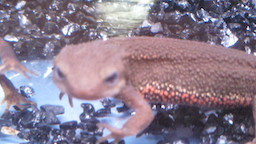
#> input picture imori_1.jpg, 256 x 144 px
$ python answer_99.py   (older library calls are emulated)
#> lines starting #> are read from the running program, lines starting #| are printed output that depends on the picture; after the words box and inside, x2 and y2 are one past the last pixel; in counts of white or black regions, pixels touching at a corner belong together
import cv2
import numpy as np

np.random.seed(0)


class HOG(object):
    '''提取特征'''

    # Grayscale
    def BGR2GRAY(self, img):
        gray = 0.2126 * img[..., 2] + 0.7152 * img[..., 1] + 0.0722 * img[..., 0]
        return gray

    def __init__(self, gray):
        if len(gray.shape) != 2:
            gray = self.BGR2GRAY(gray)
        self.gray = gray

    def get_gradXY(self):
        H, W = self.gray.shape
        gray = np.pad(self.gray, (1, 1), 'edge')

        gx = gray[1:H + 1, 2:] - gray[1:H + 1, :W]
        gy = gray[2:, 1:W + 1] - gray[:H, 1:W + 1]

        gx[gx == 0] = 1e-6

        return gx, gy

    def get_MagGrad(self, gx, gy):
        magnitude = np.sqrt(gx ** 2 + gy ** 2)
        gradient = np.arctan(gy / gx)

        gradient[gradient < 0] = np.pi / 2 + gradient[gradient < 0] + np.pi / 2

        return magnitude, gradient

    def quantization(self, gradient):
        # prepare quantization tablec
        gradient_quantized = np.zeros_like(gradient, dtype=np.int)

        # quantization base
        d = np.pi / 9

        # quantization
        for i in range(9):
            gradient_quantized[np.where((gradient >= d * i) & (gradient <= d * (i + 1)))] = i

        return gradient_quantized

    def gradient_histogram(self, gradient_quantized, magnitude, N=8):
        # get shape
        H, W = magnitude.shape

        # get cell num
        cell_N_H = H // N
        cell_N_W = W // N
        histogram = np.zeros((cell_N_H, cell_N_W, 9), dtype=np.float32)
        for y in range(cell_N_H):
            for x in range(cell_N_W):
                for j in range(N):
                    for i in range(N):
                        histogram[y, x,
                                  gradient_quantized[y * 4 + j, x * 4 + i]] += \
                            magnitude[y * 4 + j, x * 4 + i]

        return histogram

    def normalization(self, histogram, C=3, epsilon=1):
        cell_N_H, cell_N_W, _ = histogram.shape

        ## each histogram
        for y in range(cell_N_H):
            for x in range(cell_N_W):
                # for i in range(9):
                histogram[y, x] /= np.sqrt(np.sum(histogram[max(y - 1, 0): min(y + 2, cell_N_H),
                                                  max(x - 1, 0): min(x + 2, cell_N_W)] ** 2) + epsilon)

        return histogram

    def run(self):
        # 1. Gray -> Gradient x and y
        gx, gy = self.get_gradXY()

        # 2. get gradient magnitude and angle
        magnitude, gradient = self.get_MagGrad(gx, gy)

        # 3. Quantization
        gradient_quantized = self.quantization(gradient)

        # 4. Gradient histogram
        histogram = self.gradient_histogram(gradient_quantized, magnitude)

        # 5. Histogram normalization
        histogram = self.normalization(histogram)

        return histogram


class Units(object):
    # get IoU overlap ratio
    def iou(sef, a, b):
        area_a = (a[2] - a[0]) * (a[3] - a[1])
        area_b = (b[2] - b[0]) * (b[3] - b[1])
        iou_x1 = np.maximum(a[0], b[0])
        iou_y1 = np.maximum(a[1], b[1])
        iou_x2 = np.minimum(a[2], b[2])
        iou_y2 = np.minimum(a[3], b[3])
        iou_w = max(iou_x2 - iou_x1, 0)
        iou_h = max(iou_y2 - iou_y1, 0)
        area_iou = iou_w * iou_h
        iou = area_iou / (area_a + area_b - area_iou)
        return iou

    # resize using bi-linear
    def resize(self, img, h, w):
        # get shape
        if len(img.shape) > 2:
            _h, _w, _c = img.shape
        else:
            _h, _w = img.shape

        # get resize ratio
        ah = 1. * h / _h
        aw = 1. * w / _w

        # get index of each y
        y = np.arange(h).repeat(w).reshape(w, -1)
        # get index of each x
        x = np.tile(np.arange(w), (h, 1))

        # get coordinate toward x and y of resized image
        y = (y / ah)
        x = (x / aw)

        # transfer to int
        ix = np.floor(x).astype(np.int32)
        iy = np.floor(y).astype(np.int32)

        # clip index
        ix = np.minimum(ix, _w - 2)
        iy = np.minimum(iy, _h - 2)

        # get distance between original image index and resized image index
        dx = x - ix
        dy = y - iy

        if len(img.shape) > 2:
            dx = np.tile(dx, [_c, 1, 1]).transpose(1, 2, 0)
            dy = np.tile(dy, [_c, 1, 1]).transpose(1, 2, 0)

        # resize
        out = (1 - dx) * (1 - dy) * img[iy, ix] + dx * (1 - dy) * img[iy, ix + 1] + (1 - dx) * dy * img[
            iy + 1, ix] + dx * dy * img[iy + 1, ix + 1]
        out[out > 255] = 255

        return out

    # crop bounding box and make dataset
    def make_dataset(self, img, gray, gt, Crop_N=200, L=60, th=0.5, H_size=32):
        # get shape
        if len(img.shape) > 2:
            H, W, _ = img.shape
        else:
            H, W = img.shape

        # get HOG feature dimension
        HOG_feature_N = ((H_size // 8) ** 2) * 9

        # prepare database
        db = np.zeros([Crop_N, HOG_feature_N + 1])

        # each crop
        for i in range(Crop_N):
            # get left top x of crop bounding box
            x1 = np.random.randint(W - L)
            # get left top y of crop bounding box
            y1 = np.random.randint(H - L)
            # get right bottom x of crop bounding box
            x2 = x1 + L
            # get right bottom y of crop bounding box
            y2 = y1 + L

            # get bounding box
            crop = np.array((x1, y1, x2, y2))

            _iou = self.iou(gt, crop)

            # get label
            if _iou >= th:
                cv2.rectangle(img, (x1, y1), (x2, y2), (0, 0, 255), 1)
                label = 1
            else:
                cv2.rectangle(img, (x1, y1), (x2, y2), (255, 0, 0), 1)
                label = 0

            # crop area
            crop_area = gray[y1:y2, x1:x2]

            # resize crop area
            crop_area = self.resize(crop_area, H_size, H_size)

            # get HOG feature
            _hog = HOG(crop_area).run()

            # store HOG feature and label
            db[i, :HOG_feature_N] = _hog.ravel()
            db[i, -1] = label

        return db


class NN(object):
    def __init__(self, ind=2, lr=0.01):
        self.nets = [
            [np.random.normal(0, 1, [ind, 64]),
             np.random.normal(0, 1, [64])],
            [np.random.normal(0, 1, [64, 64]),
             np.random.normal(0, 1, [64])],
            [np.random.normal(0, 1, [64, 1]),
             np.random.normal(0, 1, [1])],
        ]
        self.lr = lr  # 学习率

    def sigmoid(self, x):
        # sigmoid 激活函数
        return 1. / (1. + np.exp(-x))

    def forward(self, x):
        # 前向操作
        result = [x]
        for net in self.nets:
            result.append(
                self.sigmoid(np.dot(result[-1], net[0]) + net[1])
            )
        self.result = result
        return self.result[-1]

    def train(self, t):
        # 反馈
        grad_u = None
        len_net = len(self.nets)
        result = self.result[::-1]

        for i, v in enumerate(result[:-1]):
            if grad_u is None:
                grad_u = (v - t) * v * (1 - v)
            else:
                grad_u = np.dot(grad_u, self.nets[len_net - i][0].T) * v * (1 - v)

            grad_w = np.dot(result[i + 1].T, grad_u)
            grad_b = np.dot(np.ones([grad_u.shape[0]]), grad_u)

            self.nets[len_net - 1 - i][0] -= self.lr * grad_w
            self.nets[len_net - 1 - i][1] -= self.lr * grad_b


class Detect(object):
    # sliding window
    def sliding_window(self, nn, img, gray_img, H_size=32):
        # get shape
        H, W, _ = img.shape

        # base rectangle [h, w]
        recs = np.array(((42, 42), (56, 56), (70, 70)), dtype=np.float32)
        detects = np.ndarray((0, 5), dtype=np.float32)

        obj_units = Units()
        # sliding window
        for y in range(0, H, 4):
            for x in range(0, W, 4):
                for rec in recs:
                    # get half size of ractangle
                    dh = int(rec[0] // 2)
                    dw = int(rec[1] // 2)

                    # get left top x
                    x1 = max(x - dw, 0)
                    # get left top y
                    x2 = min(x + dw, W)
                    # get right bottom x
                    y1 = max(y - dh, 0)
                    # get right bottom y
                    y2 = min(y + dh, H)

                    # crop region
                    region = gray_img[max(y - dh, 0): min(y + dh, H), max(x - dw, 0): min(x + dw, W)]

                    # resize crop region
                    region = obj_units.resize(region, H_size, H_size)

                    # get HOG feature
                    region_hog = HOG(region).run().ravel()

                    score = nn.forward(region_hog)
                    if score >= 0.7:
                        detects = np.vstack((detects, np.array((x1, y1, x2, y2, score))))

        # print(len(detects))
        # print(detects)
        return detects

    # Non-maximum suppression
    # [51 lines left out: functions nms, get_iou, not called in this run]


def select_head():
    img = cv2.imread("imori_1.jpg")
#> img is the input picture: shape (144, 256, 3); mean B, G, R 142.5, 124.8, 139.2
    gray = 0.2126 * img[..., 2] + 0.7152 * img[..., 1] + 0.0722 * img[..., 0]
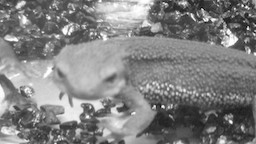
#> gray: shape (144, 256) float64; min 1.22, max 255, mean 129.2
    gt = np.array((47, 41, 129, 103), dtype=np.float32)
    cv2.rectangle(img, (gt[0], gt[1]), (gt[2], gt[3]), (0, 255, 255), 1)
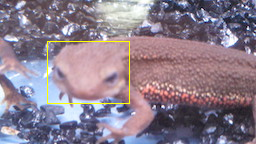
#> img: shape (144, 256, 3); 0.78% of pixels changed, all inside (x1, y1, x2, y2) = (47, 41, 130, 104)
    return gt, gray, img


def train_nets(db):
    nn = NN(ind=db.shape[1] - 1, lr=0.01)
    for i in range(10000):
        nn.forward(db[:, :db.shape[1] - 1])
        nn.train(db[:, -1][..., None])
    return nn


def pred():
    obj_detect = Detect()
    img2 = cv2.imread("imori_many.jpg")
    gray2 = 0.2126 * img2[..., 2] + 0.7152 * img2[..., 1] + 0.0722 * img2[..., 0]
    detects = obj_detect.sliding_window(nn, img2, gray2)  # [(上左点坐标,下右点坐标,执行度)...]
    nms_detects = obj_detect.nms(detects, iou_th=0.25)

    for d in nms_detects:
        v = list(map(int, detects[d][:4]))
        cv2.rectangle(img2, (v[0], v[1]), (v[2], v[3]), (0, 0, 255), 1)
        cv2.putText(img2, "{:.2f}".format(detects[d][-1][0]), (v[0], v[1] + 9),
                    cv2.FONT_HERSHEY_SIMPLEX, 0.4, (255, 0, 255), 1)

    cv2.imshow("result", img2)
    cv2.waitKey(0)


gt, gray, img = select_head()
#> gt = [47, 41, 129, 103]
db = Units().make_dataset(img, gray, gt)
#> the loop in make_dataset, `for i in range(Crop_N):` made 200 passes
#> pass 1, in get_gradXY, `gx = gray[1:H + 1, 2:] - gray[1:H + 1, :W]`:
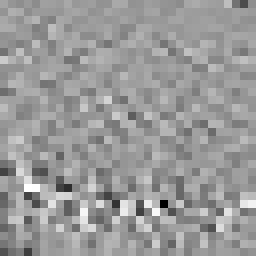
#> gx: shape (32, 32) float64 (shown 8 times larger); min -120.8, max 77.48, mean -1.1; drawn with min black and max white
#> after the loop in make_dataset, `for i in range(Crop_N):`:
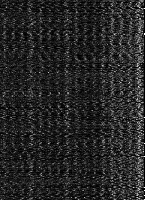
#> db: shape (200, 145) float64; min 0, max 1, mean 0.152
#> after the loop in make_dataset, `for i in range(Crop_N):`:
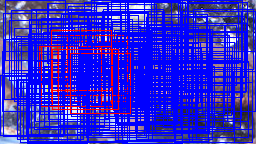
#> img: shape (144, 256, 3); mean B, G, R 204.7, 40.3, 52.4
nn = train_nets(db)
pred()
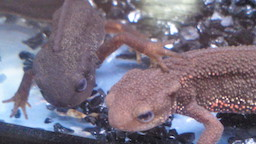
#> input picture imori_many.jpg, 256 x 144 px
#> in pred, img2 is the input picture: shape (144, 256, 3); mean B, G, R 128, 112.5, 121.6
#> after the loop in sliding_window, `for y in range(0, H, 4):`:
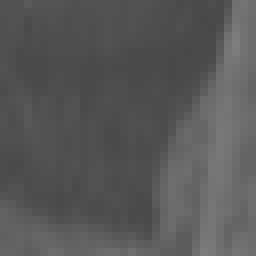
#> region: shape (32, 32) float64 (shown 8 times larger); min 71.32, max 125.5, mean 88.7
#> (the run stopped early here; a loop or call above may not have finished)
